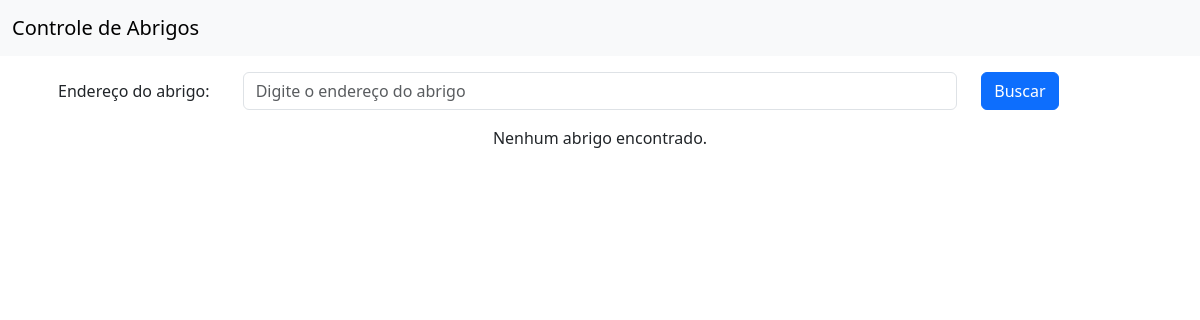
Page /abrigos/ on the earlier database version.
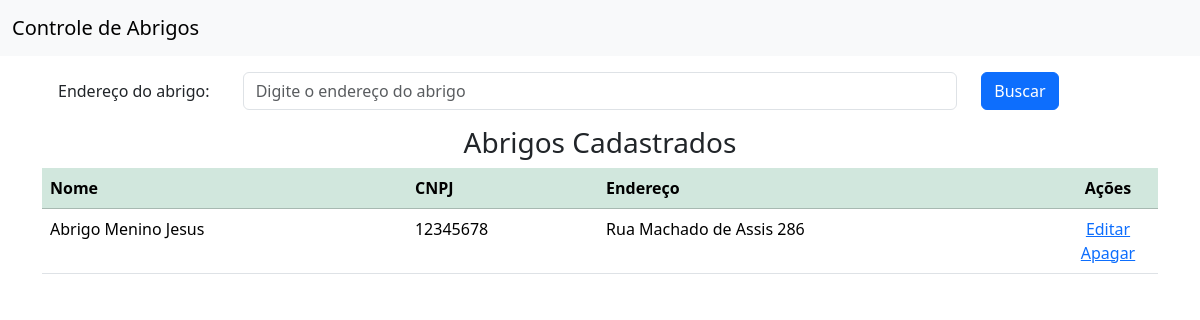
Same page on the later database version.
### abrigo/models.py (models this page shows, shortened)
class Abrigo(models.Model):
    nome = models.CharField(max_length=255, verbose_name="Nome", default='Exemplo de nome')
    cnpj = models.CharField(max_length=18, unique=True, verbose_name="CNPJ")
    endereco = models.CharField(max_length=255, verbose_name="Endereço")
    class Meta:
        verbose_name = 'Abrigo'
        verbose_name_plural = 'Abrigos'

### abrigo/views.py (the view)
# urls.py: path('abrigos/', AbrigosView.as_view(), name='abrigos'),
class AbrigosView(ListView):
    model = Abrigo
    template_name = 'abrigos.html'
    def get_queryset(self):
        buscar = self.request.GET.get('buscar')
        qs = super(AbrigosView, self).get_queryset()
        if buscar:
            return qs.filter(endereco__icontains=buscar)
        if qs.count() > 0:
            paginator = Paginator(qs, 1)
            listagem = paginator.get_page(self.request.GET.get('page'))
            return listagem
        else:
            messages.info(self.request, 'Não existem abrigos cadastrados')
            return qs

### abrigo/templates/abrigos.html (shortened to what this page needs)
{% extends 'inicial.html' %}
{% load django_bootstrap5 %}
{% load static %}
{% block content %}
    <section class="section">
        <div class="container">
            <form action="" method="GET">
                <div class="form-group row p-3">
                    <label class="col-sm-2 col-form-label">Endereço do abrigo: </label>
                    <div class="col-sm-8">
                        <input class="form-control" type="text" name="buscar" value="{{ request.GET.buscar }}"
                               placeholder="Digite o endereço do abrigo">
                    </div>
                    <div class="col-sm-2">
                        <button type="submit" class="btn btn-primary">
                            Buscar
                        </button>
                    </div>
                </div>
            </form>
            {% if object_list %}
                <div class="card-body">
                    <h3 class="text-center">Abrigos Cadastrados</h3>
                    <div class="table-responsive">
                        <table class="table table-hover">
                            <thead class="table-success">
                                <th>Nome</th>
                                <th>CNPJ</th>
                                <th>Endereço</th>
                                <th style="width: 100px; text-align: center">Ações</th>
                            </thead>
                            <tbody>
                                {% for abrigo in object_list %}
                                        <tr>
                                            <td> {{ abrigo.nome }} </td>
                                            <td> {{ abrigo.cnpj }} </td>
                                            <td> {{ abrigo.endereco }} </td>
                                        <td style="text-align: center">
                                            <a href="{% url 'abrigo_editar' abrigo.pk %}">
                                                <span class="icon">
                                                     Editar
                                                </span>
                                            </a>
                                            <a href="{% url 'abrigo_apagar' abrigo.pk %}">
                                                <span class="icon">
                                                     Apagar
                                                </span>
                                            </a>
                                        </td>
                                    </tr>
                                {% endfor %}
                            </tbody>
                        </table>
                    </div>
                </div>
            {% else %}
                <p class="text-center">Nenhum abrigo encontrado.</p>
            {% endif %}
        </div>
    </section>
{% endblock %}

Differences in the rows shown:
added Abrigo: nome "Abrigo Menino Jesus", cnpj "12345678", endereco "Rua Machado de Assis 286"
Other differences:
text no longer shown: "Nenhum abrigo encontrado."
text now shown: "Abrigos Cadastrados Nome CNPJ Endereço Ações"
